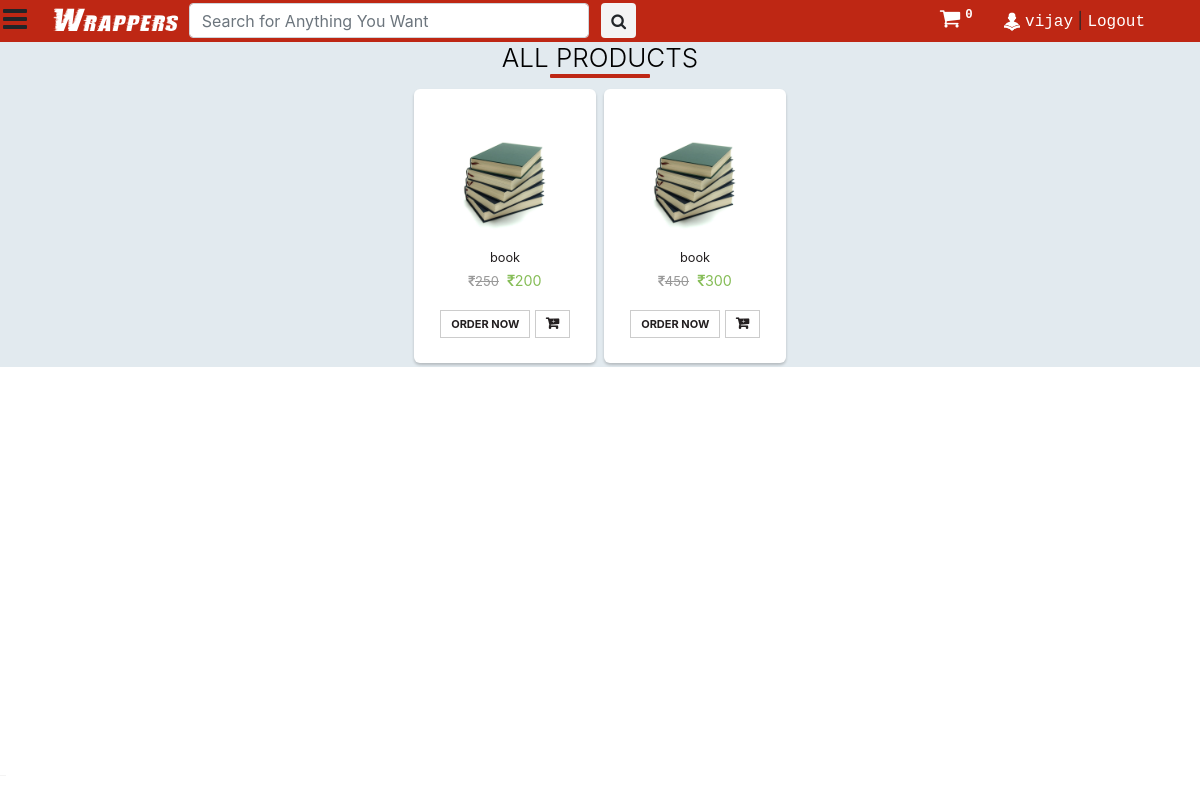
/search/ (signed in), run on the app's committed database.
### main/models.py (models this page shows, shortened)
class UserDetail(models.Model):
	SEX_CHOICES = (("Male",'Male'),("Female",'Female'),("Other",'Other'))
	STATE_CHOICES = (
		("Andaman & Nicobar Islands",'Andaman & Nicobar Islands'),
		("Andhra Pradesh",'Andhra Pradesh'),
		("Arunachal Pradesh",'Arunachal Pradesh'),
		("Assam",'Assam'),
		("Bihar",'Bihar'),
		("Chandigarh",'Chandigarh'),
		("Chhattisgarh",'Chhattisgarh'),
		("Dadra & Nagar Haveli",'Dadra & Nagar Haveli'),
		("Daman and Diu",'Daman and Diu'),
		("Delhi",'Delhi'),
		("Goa",'Goa'),
		("Gujarat",'Gujarat'),
		("Haryana",'Haryana'),
		("Himachal Pradesh",'Himachal Pradesh'),
		("Jammu & Kashmir",'Jammu & Kashmir'),
		("Jharkhand",'Jharkhand'),
		("Karnataka",'Karnataka'),
		("Kerala",'Kerala'),
		("Lakshadweep",'Lakshadweep'),
		("Madhya Pradesh",'Madhya Pradesh'),
		("Maharashtra",'Maharashtra'),
		("Manipur",'Manipur'),
		("Meghalaya",'Meghalaya'),
		("Mizoram",'Mizoram'),
		("Nagaland",'Nagaland'),
		("Odisha",'Odisha'),
		("Puducherry",'Puducherry'),
		("Punjab",'Punjab'),
		("Rajasthan",'Rajasthan'),
		("Sikkim",'Sikkim'),
		("Tamil Nadu",'Tamil Nadu'),
		("Telangana",'Telangana'),
		("Tripura",'Tripura'),
		("Uttarakhand",'Uttarakhand'),
		("Uttar Pradesh",'Uttar Pradesh'),
		("West Bengal",'West Bengal'),
		)
	user = models.OneToOneField(User, on_delete=models.CASCADE,primary_key=True)
	dob = models.DateField(null = True)
	photo = models.ImageField(default='default.png',upload_to='user_photos')
	mobile = models.CharField(max_length=10,null=True)
	alternate_mobile = models.CharField(max_length=10,null=True,blank=True)
	address = models.TextField()
	pincode = models.CharField(max_length=6, null=True)
	landmark = models.CharField(max_length=500, null=True, blank=True)
	locality = models.CharField(max_length=100, null=True, blank=True)
	city = models.CharField(max_length=100, null=True, blank=True)
	state = models.CharField(max_length=50,choices=STATE_CHOICES, null=True)
	sex = models.CharField(max_length=6,choices=SEX_CHOICES, null=True)

### saler/models.py (models this page shows, shortened)
class Product(models.Model):
	GST_CHOICES = (("0",'0'),("3",'3'),("5",'5'),("12",'12'),("18",'18'),("28",'28'))
	product_id = models.BigAutoField(primary_key=True)
	product_id2 = models.CharField(max_length=100,default='')
	shop = models.ForeignKey(User, on_delete=models.CASCADE,default='')
	product_name = models.CharField(max_length=100)
	category = models.ForeignKey(category, default="", verbose_name="Category", on_delete=models.SET_DEFAULT, null=True)
	subcategory = models.CharField(max_length=50, default="")
	price = models.IntegerField(default=0)
	price_not = models.IntegerField(default=999)
	desc = models.TextField()
	gst = models.CharField(default='0',max_length=3,choices=GST_CHOICES)
	pub_date = models.DateField(auto_now=True)
	image1 = models.ImageField(upload_to='products/images', default="",null=True)
	image2 = models.ImageField(upload_to='products/images', default="",null=True,blank=True)
	image3 = models.ImageField(upload_to='products/images', default="",null=True,blank=True)
	image4 = models.ImageField(upload_to='products/images', default="",null=True,blank=True)
	image5 = models.ImageField(upload_to='products/images', default="",null=True,blank=True)

### main/views.py (the view)
# urls.py: path('search/', views.search, name="search"),
def search(request):
	query = request.GET.get('query', '')
	prods = []
	for prod in [i for i in Product.objects.all() ]:
		if query.lower() in prod.product_name.lower() or query.lower() in prod.desc.lower() or query.lower() in prod.subcategory.lower():
			prods.append([prod,[item for item in ProductSize.objects.filter(product=prod)]])
	params = {
		'product':prods,
		'cart_element_no' : len([p for p in Cart.objects.all() if p.user == request.user]),
		'category':category.objects.all(),
		}
	return render(request, 'main/view_all.html', params)

### main/templatetags/app_tags.py (called while the page is built)
@register.filter(name='split')
def split(str, key):
    return str.split(key)

### saler/models.py (called while the page is built)
	def __str__(self):
		return f'{self.name}'

### main/templates/main/view_all.html (shortened to what this page needs)
{% extends 'main/base.html' %}
{% load static %}
{% block main_body %}
<div class="container-fluid" style="background-color: #e2eaef;">
		<h2>All <b>{{catg}}</b> Products</h2>
		<div class="row pt-1" style="justify-content: center;">
			{% for i in product reversed %}
			<div class="p-1 prod1212">
				<a href="{% url 'home' %}product/{{i.0.product_id}}" style="text-decoration: none; color: #231f20">
				<div class="thumb-wrapper">
					<div class="img-box">
						<img src="{{i.0.image1.url}}" class="img-responsive img-fluid" alt="">
					</div>
					<div class="thumb-content">
						<small>{{i.0.product_name}}</small>
						<p class="item-price"><strike><i class="fa fa-inr"
														aria-hidden="true"></i>{{i.0.price_not}}</strike> <span><i class="fa fa-inr"
												aria-hidden="true"></i>{{i.0.price}}</span></p>
						<div>
							{% if i.1 %}
							<a p_id="{{i.0.product_id}}" class="btn btn-primary oprbtn" id="ord{{i.0.product_id}}">Order Now</a>
							<a p_id="{{i.0.product_id}}" class="btn btn-primary oprbtn"  style="padding: 5px 10px 5px 5px;" id="atc{{i.0.product_id}}"><i class="fa fa-cart-plus" aria-hidden="true"></i></a>
										{% endif %}
						</div>
					</div>
				</div>
				</a>
			</div>
			{% endfor %}
		</div>
</div>
{% endblock main_body %}

### main/templates/main/base.html (shortened to what this page needs)
<!DOCTYPE html>
<html>
<head>
	{% load static %}
	{% load app_tags %}
	<link href="{% static 'main/css/bootstrap.min.css' %}" rel="stylesheet" type="text/css" media="all" />
	<link href="{% static 'main/css/style.css' %}" rel="stylesheet" type="text/css" media="all" />
	<link href="{% static 'saler/font-awesome/css/font-awesome.min.css' %}" rel="stylesheet">
</head>
<body>
	<nav class="main_nav" id="main_nav">
		<div class="container">
			<div class="nav_links">
				<a href="{% url 'home' %}" class="logo">Wrappers</i></a>
				<form class="form-inline my-2 my-lg-0 serch" action="/search">
					<input class="form-control mr-sm-2" type="search" placeholder="Search for Anything You Want"
						aria-label="Search" name="query">
					<button class="btn" type="submit" style="margin: 0;"><i class="fa fa-search"
							aria-hidden="true"></i></button>
				</form>
			</div>
			<div class="user_links pt-1">
				<a href="{% url 'main_cart' %}" style="font-size: 22px; color: #fff; margin-right: 20px;"><i
						class="fa fa-shopping-cart" aria-hidden="true"></i><sup><span class="badge"
							id="cart_no">{{cart_element_no}}</span></sup></a>
				{% if request.user.is_authenticated %}
				<a href="##" data-container="body" data-toggle="popover" data-placement="bottom" data-trigger="focus"
					data-html="true"
					data-content="<a href='{% url 'myorders' %}'>My Order</a><br><a href='{% url 'account_settings' %}'>Account Settings</a>"><img
						src="{{request.user.userdetail.photo.url}}"
						style="height: 20px; width: 20px; border-radius: 10px; margin-right: 3px;">{{request.user.first_name}}</a>&nbsp;|
				<a href="{% url 'logout' %}">Logout</a>
				{% else %}
				<a href="{% url 'login' %}">Login</a>&nbsp;|
				<a href="{% url 'signup' %}">Register</a>&nbsp;|
				<a href="{% url 'seller_signup' %}">Seller</a>
				{% endif %}
			</div>
		</div>
	</nav>
	<header id="navheader">
		<section class="social_media">
		</section>
	</header>
	<a class="menu_bar"><i class="fa fa-bars" aria-hidden="true"></i></a>
	<main class="" id="menu_close">
		{% block main_body %}
		{% endblock main_body %}
	</main>
</body>
</html>

### main/static/main/css/style.css (style rules this page uses)
body a { text-decoration:none; transition:0.5s all; -webkit-transition:0.5s all; -moz-transition:0.5s all; -o-transition:0.5s all; -ms-transition:0.5s all; }
.menu_bar { position: fixed; top: -2px; left: 3px; z-index: 99; color: #fff; font-size: 28px; }
main { transition: all 300ms linear; padding-top: 42px; }
.main_nav input { height: 35px; }
.main_nav button { background-color: #f4f4f4; height: 35px; padding: 0 9px 0 9px; }
.main_nav { height: 42px; width: 100%; position: fixed; background-color: #be2714; z-index: 99; }
.main_nav .serch { display: inline; float: right; padding: 3px 0 0 10px; }
.main_nav .serch input { width: 400px; }
.main_nav .nav_links { float: left; margin-left: 10px; }
.main_nav .nav_links .logo { font-size: 28px; font-family: stormextrabold; color: #fff; }
.main_nav .nav_links a { font-family: Courier New; color: #fff; }
.main_nav .user_links { float: right; margin-right: 10px }
.main_nav .user_links a { font-family: Courier New; color: #fff; }
header { transition: all 300ms linear; top: 42px; left: -200px; height: 100%; width: 200px; background-color: #231f20; position: fixed; color: #fff; overflow: unset; z-index: 99; }
header .social_media { margin-left: 1px; bottom: 0; position: fixed; border-top: #f4f4f4 1px solid; }
.item-price { font-size: 13px; padding: 2px 0; }
.item-price strike { color: #999; margin-right: 5px; }
.item-price span { color: #86bd57; font-size: 110%; }

### main/templates/main/view_all.html (style rules this page uses)
.prod1212 .thumb-wrapper { padding: 25px 15px; background: #fff; border-radius: 6px; text-align: center; position: relative; box-shadow: 0 2px 3px rgba(0,0,0,0.2); }
.prod1212 .img-box { height: 120px; margin-bottom: 10px; width: 100%; position: relative; }
.prod1212 img { max-width: 100%; max-height: 100%; display: inline-block; position: absolute; bottom: 0; margin: 0 auto; left: 0; right: 0; }
.prod1212 .thumb-content .btn { color: #231f20; border-radius: 0; font-size: 11px; text-transform: uppercase; font-weight: bold; background: none; border: 1px solid #ccc; padding: 5px 10px; line-height: 16px; }
.prod1212 .thumb-content .btn i { font-size: 14px; font-weight: bold; margin-left: 5px; }
h2 { color: #000; font-size: 26px; font-weight: 300; text-align: center; text-transform: uppercase; position: relative; }
h2::after { content: ""; width: 100px; position: absolute; margin: 0 auto; height: 4px; border-radius: 1px; background: #be2714; left: 0; right: 0; bottom: -5px; }
.item-price { font-size: 13px; padding: 2px 0; }
.prod1212 { width: 190px; }

### data on the page
Product: image1 (picture), product_name "book", price_not "250", price "200"
Product: image1 (picture), product_name "book", price_not "450", price "300"

### other printed values
{{ cart_element_no }} "0"
{{ request.user.first_name }} "vijay"
